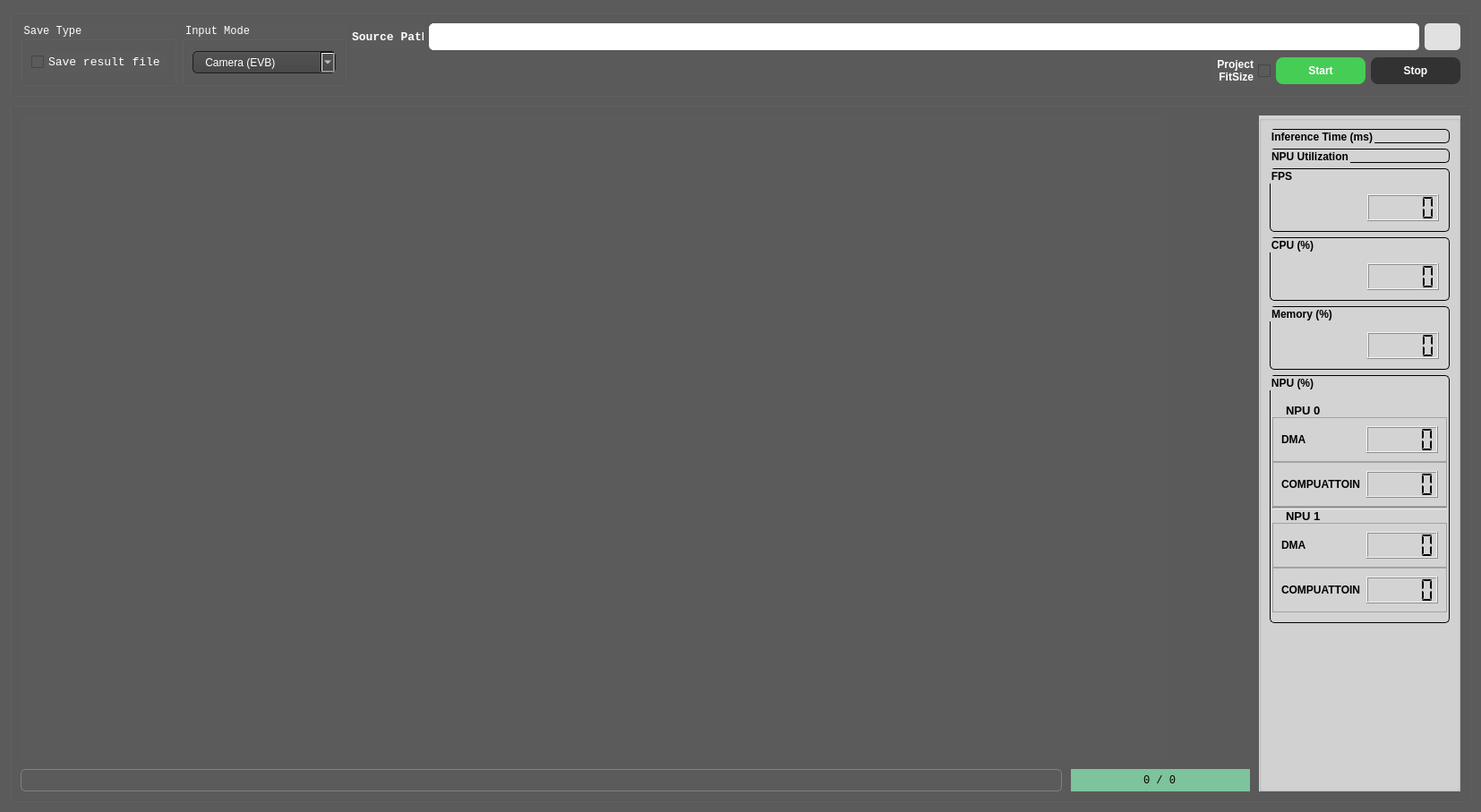
<?xml version="1.0" encoding="UTF-8"?>
<ui version="4.0">
 <class>Form</class>
 <widget class="QWidget" name="Form">
  <property name="geometry">
   <rect>
    <x>0</x>
    <y>0</y>
    <width>1654</width>
    <height>893</height>
   </rect>
  </property>
  <property name="maximumSize">
   <size>
    <width>1654</width>
    <height>893</height>
   </size>
  </property>
  <property name="windowTitle">
   <string>Realtime Performance Monitor</string>
  </property>
  <property name="styleSheet">
   <string notr="true">background:rgb(91,91,91);</string>
  </property>
  <layout class="QHBoxLayout" name="horizontalLayout" stretch="4">
   <item>
    <layout class="QVBoxLayout" name="verticalLayout_2" stretch="0,1">
     <item>
      <widget class="QGroupBox" name="toolControllerGroup">
       <property name="styleSheet">
        <string notr="true"/>
       </property>
       <property name="title">
        <string/>
       </property>
       <layout class="QHBoxLayout" name="horizontalLayout_4" stretch="0,0,0">
        <item>
         <widget class="QGroupBox" name="saveGroupBox">
          <property name="font">
           <font>
            <family>Consolas</family>
           </font>
          </property>
          <property name="styleSheet">
           <string notr="true">QGroupBox {
color: white;
}</string>
          </property>
          <property name="title">
           <string>Save Type</string>
          </property>
          <layout class="QHBoxLayout" name="horizontalLayout_8">
           <item>
            <widget class="QCheckBox" name="saveCheckBox">
             <property name="font">
              <font>
               <family>Consolas</family>
               <pointsize>10</pointsize>
              </font>
             </property>
             <property name="styleSheet">
              <string notr="true">QCheckBox {
color: white;
}</string>
             </property>
             <property name="text">
              <string>Save result file</string>
             </property>
            </widget>
           </item>
          </layout>
         </widget>
        </item>
        <item>
         <widget class="QGroupBox" name="inputGroupBox">
          <property name="font">
           <font>
            <family>Consolas</family>
           </font>
          </property>
          <property name="styleSheet">
           <string notr="true">QGroupBox {
color: white;
}</string>
          </property>
          <property name="title">
           <string>Input Mode</string>
          </property>
          <layout class="QHBoxLayout" name="horizontalLayout_12">
           <item>
            <widget class="QComboBox" name="inputComboBox">
             <property name="minimumSize">
              <size>
               <width>160</width>
               <height>25</height>
              </size>
             </property>
             <property name="styleSheet">
              <string notr="true">QComboBox
{
    subcontrol-origin: padding;
    subcontrol-position: top right;
    selection-background-color: #111;
    selection-color: yellow;
    color: white;
    background-color: QLinearGradient( x1: 0, y1: 0, x2: 0, y2: 1, stop: 0 #565656, stop: 0.1 #525252, stop: 0.5 #4e4e4e, stop: 0.9 #4a4a4a, stop: 1 #464646);
    border-style: solid;
    border: 1px solid #1e1e1e;
    border-radius: 5;
    padding: 1px 0px 1px 10px;
}

QListView
{
	color: white;
}</string>
             </property>
             <item>
              <property name="text">
               <string> Camera (EVB)</string>
              </property>
             </item>
             <item>
              <property name="text">
               <string> File (video or image)</string>
              </property>
             </item>
             <item>
              <property name="text">
               <string> Folder (only image)</string>
              </property>
             </item>
            </widget>
           </item>
          </layout>
         </widget>
        </item>
        <item>
         <layout class="QVBoxLayout" name="verticalLayout_5">
          <item>
           <layout class="QHBoxLayout" name="horizontalLayout_9">
            <item>
             <widget class="QLabel" name="label_9">
              <property name="minimumSize">
               <size>
                <width>80</width>
                <height>0</height>
               </size>
              </property>
              <property name="maximumSize">
               <size>
                <width>80</width>
                <height>16777215</height>
               </size>
              </property>
              <property name="font">
               <font>
                <family>Consolas</family>
                <pointsize>10</pointsize>
                <weight>75</weight>
                <bold>true</bold>
               </font>
              </property>
              <property name="styleSheet">
               <string notr="true">QLabel {
color: white;
}</string>
              </property>
              <property name="text">
               <string>Source Path</string>
              </property>
             </widget>
            </item>
            <item>
             <widget class="QLineEdit" name="filePathEdit">
              <property name="minimumSize">
               <size>
                <width>0</width>
                <height>30</height>
               </size>
              </property>
              <property name="maximumSize">
               <size>
                <width>16777215</width>
                <height>30</height>
               </size>
              </property>
              <property name="styleSheet">
               <string notr="true">border: 1px solid white;
border-radius: 5px;
background:rgb(255,255,255);</string>
              </property>
              <property name="text">
               <string/>
              </property>
              <property name="alignment">
               <set>Qt::AlignLeading|Qt::AlignLeft|Qt::AlignVCenter</set>
              </property>
              <property name="readOnly">
               <bool>true</bool>
              </property>
             </widget>
            </item>
            <item>
             <widget class="QPushButton" name="fileSelectButton">
              <property name="enabled">
               <bool>false</bool>
              </property>
              <property name="minimumSize">
               <size>
                <width>40</width>
                <height>30</height>
               </size>
              </property>
              <property name="maximumSize">
               <size>
                <width>40</width>
                <height>30</height>
               </size>
              </property>
              <property name="styleSheet">
               <string notr="true">QPushButton{
	border-radius: 5px;
	background:rgb(225,225,225);
}

QPushButton:hover {
	background-color: rgb(255,255,255);
}

QPushButton:pressed {
	background-color: rgb(185,185,185);
}</string>
              </property>
              <property name="text">
               <string/>
              </property>
              <property name="icon">
               <iconset>
                <normaloff>../resources/folder.png</normaloff>../resources/folder.png</iconset>
              </property>
              <property name="iconSize">
               <size>
                <width>25</width>
                <height>25</height>
               </size>
              </property>
             </widget>
            </item>
           </layout>
          </item>
          <item>
           <layout class="QHBoxLayout" name="horizontalLayout_11" stretch="0,0,0,0">
            <item>
             <spacer name="horizontalSpacer_4">
              <property name="orientation">
               <enum>Qt::Horizontal</enum>
              </property>
              <property name="sizeHint" stdset="0">
               <size>
                <width>40</width>
                <height>20</height>
               </size>
              </property>
             </spacer>
            </item>
            <item>
             <widget class="QCheckBox" name="projectionFitSizeCheckBox">
              <property name="palette">
               <palette>
                <active>
                 <colorrole role="WindowText">
                  <brush brushstyle="SolidPattern">
                   <color alpha="255">
                    <red>255</red>
                    <green>255</green>
                    <blue>255</blue>
                   </color>
                  </brush>
                 </colorrole>
                 <colorrole role="Button">
                  <brush brushstyle="SolidPattern">
                   <color alpha="255">
                    <red>91</red>
                    <green>91</green>
                    <blue>91</blue>
                   </color>
                  </brush>
                 </colorrole>
                 <colorrole role="Base">
                  <brush brushstyle="SolidPattern">
                   <color alpha="255">
                    <red>91</red>
                    <green>91</green>
                    <blue>91</blue>
                   </color>
                  </brush>
                 </colorrole>
                 <colorrole role="Window">
                  <brush brushstyle="SolidPattern">
                   <color alpha="255">
                    <red>91</red>
                    <green>91</green>
                    <blue>91</blue>
                   </color>
                  </brush>
                 </colorrole>
                </active>
                <inactive>
                 <colorrole role="WindowText">
                  <brush brushstyle="SolidPattern">
                   <color alpha="255">
                    <red>255</red>
                    <green>255</green>
                    <blue>255</blue>
                   </color>
                  </brush>
                 </colorrole>
                 <colorrole role="Button">
                  <brush brushstyle="SolidPattern">
                   <color alpha="255">
                    <red>91</red>
                    <green>91</green>
                    <blue>91</blue>
                   </color>
                  </brush>
                 </colorrole>
                 <colorrole role="Base">
                  <brush brushstyle="SolidPattern">
                   <color alpha="255">
                    <red>91</red>
                    <green>91</green>
                    <blue>91</blue>
                   </color>
                  </brush>
                 </colorrole>
                 <colorrole role="Window">
                  <brush brushstyle="SolidPattern">
                   <color alpha="255">
                    <red>91</red>
                    <green>91</green>
                    <blue>91</blue>
                   </color>
                  </brush>
                 </colorrole>
                </inactive>
                <disabled>
                 <colorrole role="WindowText">
                  <brush brushstyle="SolidPattern">
                   <color alpha="255">
                    <red>120</red>
                    <green>120</green>
                    <blue>120</blue>
                   </color>
                  </brush>
                 </colorrole>
                 <colorrole role="Button">
                  <brush brushstyle="SolidPattern">
                   <color alpha="255">
                    <red>91</red>
                    <green>91</green>
                    <blue>91</blue>
                   </color>
                  </brush>
                 </colorrole>
                 <colorrole role="Base">
                  <brush brushstyle="SolidPattern">
                   <color alpha="255">
                    <red>91</red>
                    <green>91</green>
                    <blue>91</blue>
                   </color>
                  </brush>
                 </colorrole>
                 <colorrole role="Window">
                  <brush brushstyle="SolidPattern">
                   <color alpha="255">
                    <red>91</red>
                    <green>91</green>
                    <blue>91</blue>
                   </color>
                  </brush>
                 </colorrole>
                </disabled>
               </palette>
              </property>
              <property name="font">
               <font>
                <weight>75</weight>
                <bold>true</bold>
               </font>
              </property>
              <property name="layoutDirection">
               <enum>Qt::RightToLeft</enum>
              </property>
              <property name="text">
               <string>Project
FitSize</string>
              </property>
             </widget>
            </item>
            <item>
             <widget class="QPushButton" name="startButton">
              <property name="enabled">
               <bool>true</bool>
              </property>
              <property name="minimumSize">
               <size>
                <width>100</width>
                <height>30</height>
               </size>
              </property>
              <property name="maximumSize">
               <size>
                <width>100</width>
                <height>30</height>
               </size>
              </property>
              <property name="font">
               <font>
                <weight>75</weight>
                <bold>true</bold>
               </font>
              </property>
              <property name="styleSheet">
               <string notr="true">QPushButton{
	color: white;
	border-radius: 8px;
	background-color: rgb(70, 205, 85);
}

QPushButton:hover {
	background-color: rgb(0,230,0);
}

QPushButton:pressed {
	background-color: rgb(50, 175, 65);
}
QPushButton:disabled {
	background-color: rgb(50, 50, 50);
}
</string>
              </property>
              <property name="text">
               <string>Start</string>
              </property>
              <property name="checkable">
               <bool>false</bool>
              </property>
              <property name="checked">
               <bool>false</bool>
              </property>
             </widget>
            </item>
            <item>
             <widget class="QPushButton" name="stopButton">
              <property name="enabled">
               <bool>false</bool>
              </property>
              <property name="minimumSize">
               <size>
                <width>100</width>
                <height>30</height>
               </size>
              </property>
              <property name="maximumSize">
               <size>
                <width>100</width>
                <height>30</height>
               </size>
              </property>
              <property name="font">
               <font>
                <weight>75</weight>
                <bold>true</bold>
               </font>
              </property>
              <property name="styleSheet">
               <string notr="true">QPushButton{
	color: white;
	border-radius: 8px;
	background-color: rgb(255, 70, 85);
}

QPushButton:hover {
	background-color: rgb(255,0,0);
}

QPushButton:pressed {
	background-color: rgb(205, 40, 55);
}
QPushButton:disabled {
	background-color: rgb(50, 50, 50);
}</string>
              </property>
              <property name="text">
               <string>Stop</string>
              </property>
              <property name="checkable">
               <bool>false</bool>
              </property>
              <property name="checked">
               <bool>false</bool>
              </property>
             </widget>
            </item>
           </layout>
          </item>
         </layout>
        </item>
       </layout>
      </widget>
     </item>
     <item>
      <widget class="QGroupBox" name="monitoringGroup">
       <property name="title">
        <string/>
       </property>
       <layout class="QHBoxLayout" name="horizontalLayout_3" stretch="1,0">
        <property name="spacing">
         <number>10</number>
        </property>
        <item>
         <layout class="QVBoxLayout" name="verticalLayout" stretch="0">
          <item>
           <layout class="QVBoxLayout" name="verticalLayout_6">
            <item>
             <widget class="QLabel" name="frameLabel">
              <property name="minimumSize">
               <size>
                <width>1280</width>
                <height>720</height>
               </size>
              </property>
              <property name="maximumSize">
               <size>
                <width>1280</width>
                <height>720</height>
               </size>
              </property>
              <property name="styleSheet">
               <string notr="true"/>
              </property>
              <property name="text">
               <string/>
              </property>
             </widget>
            </item>
            <item>
             <layout class="QHBoxLayout" name="horizontalLayout_10">
              <item>
               <widget class="QProgressBar" name="playProgress">
                <property name="minimumSize">
                 <size>
                  <width>0</width>
                  <height>25</height>
                 </size>
                </property>
                <property name="maximumSize">
                 <size>
                  <width>16777215</width>
                  <height>25</height>
                 </size>
                </property>
                <property name="font">
                 <font>
                  <family>Consolas</family>
                  <pointsize>10</pointsize>
                 </font>
                </property>
                <property name="styleSheet">
                 <string notr="true">QProgressBar
{
	border: 1px solid gray;
	border-radius: 5px;
}
QProgressBar::chunk 
{
	background-color: rgb(125,225,155);
	border-radius :5px;
    width: 3px;
    margin: 0.5px;
}      </string>
                </property>
                <property name="value">
                 <number>0</number>
                </property>
                <property name="alignment">
                 <set>Qt::AlignCenter</set>
                </property>
                <property name="textVisible">
                 <bool>false</bool>
                </property>
                <property name="format">
                 <string/>
                </property>
               </widget>
              </item>
              <item>
               <widget class="QLineEdit" name="frameCountEdit">
                <property name="minimumSize">
                 <size>
                  <width>100</width>
                  <height>25</height>
                 </size>
                </property>
                <property name="maximumSize">
                 <size>
                  <width>200</width>
                  <height>25</height>
                 </size>
                </property>
                <property name="font">
                 <font>
                  <family>Consolas</family>
                  <pointsize>9</pointsize>
                 </font>
                </property>
                <property name="focusPolicy">
                 <enum>Qt::NoFocus</enum>
                </property>
                <property name="acceptDrops">
                 <bool>false</bool>
                </property>
                <property name="styleSheet">
                 <string notr="true">background-color: rgb(125,195,155);
border: 0px;</string>
                </property>
                <property name="text">
                 <string>0 / 0</string>
                </property>
                <property name="alignment">
                 <set>Qt::AlignCenter</set>
                </property>
                <property name="readOnly">
                 <bool>true</bool>
                </property>
               </widget>
              </item>
             </layout>
            </item>
           </layout>
          </item>
         </layout>
        </item>
        <item>
         <widget class="QGroupBox" name="performanceGroup">
          <property name="minimumSize">
           <size>
            <width>0</width>
            <height>0</height>
           </size>
          </property>
          <property name="styleSheet">
           <string notr="true">background-color: lightgray;</string>
          </property>
          <property name="title">
           <string/>
          </property>
          <layout class="QVBoxLayout" name="verticalLayout_4">
           <item>
            <widget class="QGroupBox" name="infBox">
             <property name="font">
              <font>
               <weight>75</weight>
               <bold>true</bold>
              </font>
             </property>
             <property name="styleSheet">
              <string notr="true"> QGroupBox {
 border: 1px solid black;
 border-radius: 5px;
}</string>
             </property>
             <property name="title">
              <string>Inference Time (ms)</string>
             </property>
            </widget>
           </item>
           <item>
            <widget class="QGroupBox" name="npuBox">
             <property name="font">
              <font>
               <weight>75</weight>
               <bold>true</bold>
              </font>
             </property>
             <property name="styleSheet">
              <string notr="true"> QGroupBox {
 border: 1px solid black;
 border-radius: 5px;
}</string>
             </property>
             <property name="title">
              <string>NPU Utilization</string>
             </property>
            </widget>
           </item>
           <item>
            <widget class="QGroupBox" name="fpsBox">
             <property name="font">
              <font>
               <weight>75</weight>
               <bold>true</bold>
              </font>
             </property>
             <property name="styleSheet">
              <string notr="true"> QGroupBox {
 border: 1px solid black;
 border-radius: 5px;
}</string>
             </property>
             <property name="title">
              <string>FPS</string>
             </property>
             <layout class="QHBoxLayout" name="horizontalLayout_5">
              <item>
               <spacer name="horizontalSpacer_3">
                <property name="orientation">
                 <enum>Qt::Horizontal</enum>
                </property>
                <property name="sizeHint" stdset="0">
                 <size>
                  <width>40</width>
                  <height>20</height>
                 </size>
                </property>
               </spacer>
              </item>
              <item>
               <widget class="QLCDNumber" name="fpsLcd">
                <property name="sizePolicy">
                 <sizepolicy hsizetype="Minimum" vsizetype="Minimum">
                  <horstretch>0</horstretch>
                  <verstretch>30</verstretch>
                 </sizepolicy>
                </property>
                <property name="minimumSize">
                 <size>
                  <width>80</width>
                  <height>30</height>
                 </size>
                </property>
                <property name="maximumSize">
                 <size>
                  <width>80</width>
                  <height>40</height>
                 </size>
                </property>
                <property name="font">
                 <font>
                  <family>Agency FB</family>
                  <pointsize>9</pointsize>
                 </font>
                </property>
                <property name="segmentStyle">
                 <enum>QLCDNumber::Flat</enum>
                </property>
                <property name="value" stdset="0">
                 <double>0.000000000000000</double>
                </property>
                <property name="intValue" stdset="0">
                 <number>0</number>
                </property>
               </widget>
              </item>
             </layout>
            </widget>
           </item>
           <item>
            <widget class="QGroupBox" name="cpuBox">
             <property name="font">
              <font>
               <weight>75</weight>
               <bold>true</bold>
              </font>
             </property>
             <property name="styleSheet">
              <string notr="true"> QGroupBox {
 border: 1px solid black;
 border-radius: 5px;
}</string>
             </property>
             <property name="title">
              <string>CPU (%)</string>
             </property>
             <layout class="QHBoxLayout" name="horizontalLayout_7">
              <item>
               <spacer name="horizontalSpacer">
                <property name="orientation">
                 <enum>Qt::Horizontal</enum>
                </property>
                <property name="sizeHint" stdset="0">
                 <size>
                  <width>40</width>
                  <height>20</height>
                 </size>
                </property>
               </spacer>
              </item>
              <item>
               <widget class="QLCDNumber" name="cpuLcd">
                <property name="minimumSize">
                 <size>
                  <width>80</width>
                  <height>30</height>
                 </size>
                </property>
                <property name="maximumSize">
                 <size>
                  <width>80</width>
                  <height>30</height>
                 </size>
                </property>
                <property name="font">
                 <font>
                  <family>Agency FB</family>
                  <pointsize>9</pointsize>
                 </font>
                </property>
                <property name="segmentStyle">
                 <enum>QLCDNumber::Flat</enum>
                </property>
                <property name="value" stdset="0">
                 <double>0.000000000000000</double>
                </property>
                <property name="intValue" stdset="0">
                 <number>0</number>
                </property>
               </widget>
              </item>
             </layout>
            </widget>
           </item>
           <item>
            <widget class="QGroupBox" name="memBox">
             <property name="font">
              <font>
               <weight>75</weight>
               <bold>true</bold>
              </font>
             </property>
             <property name="styleSheet">
              <string notr="true"> QGroupBox {
 border: 1px solid black;
 border-radius: 5px;
}</string>
             </property>
             <property name="title">
              <string>Memory (%)</string>
             </property>
             <property name="flat">
              <bool>false</bool>
             </property>
             <layout class="QHBoxLayout" name="horizontalLayout_6">
              <item>
               <spacer name="horizontalSpacer_2">
                <property name="orientation">
                 <enum>Qt::Horizontal</enum>
                </property>
                <property name="sizeHint" stdset="0">
                 <size>
                  <width>40</width>
                  <height>20</height>
                 </size>
                </property>
               </spacer>
              </item>
              <item>
               <widget class="QLCDNumber" name="memLcd">
                <property name="minimumSize">
                 <size>
                  <width>80</width>
                  <height>30</height>
                 </size>
                </property>
                <property name="maximumSize">
                 <size>
                  <width>80</width>
                  <height>30</height>
                 </size>
                </property>
                <property name="font">
                 <font>
                  <family>Agency FB</family>
                  <pointsize>9</pointsize>
                 </font>
                </property>
                <property name="segmentStyle">
                 <enum>QLCDNumber::Flat</enum>
                </property>
                <property name="value" stdset="0">
                 <double>0.000000000000000</double>
                </property>
                <property name="intValue" stdset="0">
                 <number>0</number>
                </property>
               </widget>
              </item>
             </layout>
            </widget>
           </item>
           <item>
            <widget class="QGroupBox" name="groupBox">
             <property name="font">
              <font>
               <weight>75</weight>
               <bold>true</bold>
              </font>
             </property>
             <property name="layoutDirection">
              <enum>Qt::LeftToRight</enum>
             </property>
             <property name="autoFillBackground">
              <bool>false</bool>
             </property>
             <property name="styleSheet">
              <string notr="true"> QGroupBox {
 border: 1px solid black;
 border-radius: 5px;
}</string>
             </property>
             <property name="title">
              <string>NPU (%)</string>
             </property>
             <property name="flat">
              <bool>false</bool>
             </property>
             <layout class="QVBoxLayout" name="verticalLayout_3">
              <property name="spacing">
               <number>0</number>
              </property>
              <property name="leftMargin">
               <number>0</number>
              </property>
              <property name="topMargin">
               <number>12</number>
              </property>
              <property name="rightMargin">
               <number>0</number>
              </property>
              <item>
               <widget class="QLabel" name="label">
                <property name="font">
                 <font>
                  <pointsize>10</pointsize>
                  <weight>75</weight>
                  <bold>true</bold>
                 </font>
                </property>
                <property name="text">
                 <string>NPU 0</string>
                </property>
                <property name="indent">
                 <number>15</number>
                </property>
                <property name="openExternalLinks">
                 <bool>false</bool>
                </property>
               </widget>
              </item>
              <item>
               <widget class="QFrame" name="frame">
                <property name="frameShape">
                 <enum>QFrame::StyledPanel</enum>
                </property>
                <property name="frameShadow">
                 <enum>QFrame::Raised</enum>
                </property>
                <layout class="QHBoxLayout" name="horizontalLayout_2">
                 <item>
                  <widget class="QLabel" name="npu0Dma">
                   <property name="font">
                    <font>
                     <weight>75</weight>
                     <bold>true</bold>
                    </font>
                   </property>
                   <property name="text">
                    <string>DMA</string>
                   </property>
                  </widget>
                 </item>
                 <item>
                  <widget class="QLCDNumber" name="npu0DmaPer">
                   <property name="minimumSize">
                    <size>
                     <width>80</width>
                     <height>30</height>
                    </size>
                   </property>
                   <property name="maximumSize">
                    <size>
                     <width>80</width>
                     <height>30</height>
                    </size>
                   </property>
                   <property name="font">
                    <font>
                     <family>Agency FB</family>
                     <pointsize>9</pointsize>
                    </font>
                   </property>
                   <property name="segmentStyle">
                    <enum>QLCDNumber::Flat</enum>
                   </property>
                   <property name="value" stdset="0">
                    <double>0.000000000000000</double>
                   </property>
                   <property name="intValue" stdset="0">
                    <number>0</number>
                   </property>
                  </widget>
                 </item>
                </layout>
               </widget>
              </item>
              <item>
               <widget class="QFrame" name="frame_2">
                <property name="frameShape">
                 <enum>QFrame::StyledPanel</enum>
                </property>
                <property name="frameShadow">
                 <enum>QFrame::Raised</enum>
                </property>
                <layout class="QHBoxLayout" name="horizontalLayout_13">
                 <item>
                  <widget class="QLabel" name="npu0Comp">
                   <property name="font">
                    <font>
                     <pointsize>9</pointsize>
                     <weight>75</weight>
                     <bold>true</bold>
                    </font>
                   </property>
                   <property name="text">
                    <string>COMPUATTOIN</string>
                   </property>
                  </widget>
                 </item>
                 <item>
                  <widget class="QLCDNumber" name="npu0CompPer">
                   <property name="minimumSize">
                    <size>
                     <width>80</width>
                     <height>30</height>
                    </size>
                   </property>
                   <property name="maximumSize">
                    <size>
                     <width>80</width>
                     <height>30</height>
                    </size>
                   </property>
                   <property name="font">
                    <font>
                     <family>Agency FB</family>
                     <pointsize>9</pointsize>
                    </font>
                   </property>
                   <property name="segmentStyle">
                    <enum>QLCDNumber::Flat</enum>
                   </property>
                   <property name="value" stdset="0">
                    <double>0.000000000000000</double>
                   </property>
                   <property name="intValue" stdset="0">
                    <number>0</number>
                   </property>
                  </widget>
                 </item>
                </layout>
               </widget>
              </item>
              <item>
               <widget class="Line" name="line">
                <property name="layoutDirection">
                 <enum>Qt::LeftToRight</enum>
                </property>
                <property name="frameShadow">
                 <enum>QFrame::Sunken</enum>
                </property>
                <property name="lineWidth">
                 <number>1</number>
                </property>
                <property name="midLineWidth">
                 <number>1</number>
                </property>
                <property name="orientation">
                 <enum>Qt::Horizontal</enum>
                </property>
               </widget>
              </item>
              <item>
               <widget class="QLabel" name="label_2">
                <property name="font">
                 <font>
                  <pointsize>10</pointsize>
                  <weight>75</weight>
                  <bold>true</bold>
                 </font>
                </property>
                <property name="text">
                 <string>NPU 1</string>
                </property>
                <property name="indent">
                 <number>15</number>
                </property>
               </widget>
              </item>
              <item>
               <widget class="QFrame" name="frame_3">
                <property name="frameShape">
                 <enum>QFrame::StyledPanel</enum>
                </property>
                <property name="frameShadow">
                 <enum>QFrame::Raised</enum>
                </property>
                <layout class="QHBoxLayout" name="horizontalLayout_15">
                 <item>
                  <widget class="QLabel" name="npu1Dma">
                   <property name="font">
                    <font>
                     <weight>75</weight>
                     <bold>true</bold>
                    </font>
                   </property>
                   <property name="text">
                    <string>DMA</string>
                   </property>
                  </widget>
                 </item>
                 <item>
                  <widget class="QLCDNumber" name="npu1DmaPer">
                   <property name="minimumSize">
                    <size>
                     <width>80</width>
                     <height>30</height>
                    </size>
                   </property>
                   <property name="maximumSize">
                    <size>
                     <width>80</width>
                     <height>30</height>
                    </size>
                   </property>
                   <property name="font">
                    <font>
                     <family>Agency FB</family>
                     <pointsize>9</pointsize>
                    </font>
                   </property>
                   <property name="segmentStyle">
                    <enum>QLCDNumber::Flat</enum>
                   </property>
                   <property name="value" stdset="0">
                    <double>0.000000000000000</double>
                   </property>
                   <property name="intValue" stdset="0">
                    <number>0</number>
                   </property>
                  </widget>
                 </item>
                </layout>
               </widget>
              </item>
              <item>
               <widget class="QFrame" name="frame_4">
                <property name="frameShape">
                 <enum>QFrame::StyledPanel</enum>
                </property>
                <property name="frameShadow">
                 <enum>QFrame::Raised</enum>
                </property>
                <layout class="QHBoxLayout" name="horizontalLayout_14">
                 <item>
                  <widget class="QLabel" name="npu1Comp">
                   <property name="font">
                    <font>
                     <pointsize>9</pointsize>
                     <weight>75</weight>
                     <bold>true</bold>
                    </font>
                   </property>
                   <property name="text">
                    <string>COMPUATTOIN</string>
                   </property>
                  </widget>
                 </item>
                 <item>
                  <widget class="QLCDNumber" name="npu1CompPer">
                   <property name="minimumSize">
                    <size>
                     <width>80</width>
                     <height>30</height>
                    </size>
                   </property>
                   <property name="maximumSize">
                    <size>
                     <width>80</width>
                     <height>30</height>
                    </size>
                   </property>
                   <property name="font">
                    <font>
                     <family>Agency FB</family>
                     <pointsize>9</pointsize>
                    </font>
                   </property>
                   <property name="segmentStyle">
                    <enum>QLCDNumber::Flat</enum>
                   </property>
                   <property name="value" stdset="0">
                    <double>0.000000000000000</double>
                   </property>
                   <property name="intValue" stdset="0">
                    <number>0</number>
                   </property>
                  </widget>
                 </item>
                </layout>
               </widget>
              </item>
             </layout>
            </widget>
           </item>
           <item>
            <spacer name="verticalSpacer">
             <property name="orientation">
              <enum>Qt::Vertical</enum>
             </property>
             <property name="sizeHint" stdset="0">
              <size>
               <width>20</width>
               <height>40</height>
              </size>
             </property>
            </spacer>
           </item>
          </layout>
         </widget>
        </item>
       </layout>
      </widget>
     </item>
    </layout>
   </item>
  </layout>
 </widget>
 <resources/>
 <connections/>
</ui>
